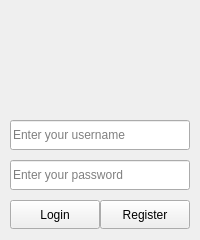
<?xml version="1.0" encoding="UTF-8"?>
<ui version="4.0">
 <class>LoginWindow</class>
 <widget class="QMainWindow" name="LoginWindow">
  <property name="geometry">
   <rect>
    <x>0</x>
    <y>0</y>
    <width>200</width>
    <height>240</height>
   </rect>
  </property>
  <property name="minimumSize">
   <size>
    <width>200</width>
    <height>240</height>
   </size>
  </property>
  <property name="maximumSize">
   <size>
    <width>200</width>
    <height>240</height>
   </size>
  </property>
  <property name="baseSize">
   <size>
    <width>200</width>
    <height>500</height>
   </size>
  </property>
  <property name="windowTitle">
   <string>Login</string>
  </property>
  <widget class="QWidget" name="centralwidget">
   <widget class="QLineEdit" name="usernameText">
    <property name="geometry">
     <rect>
      <x>10</x>
      <y>120</y>
      <width>180</width>
      <height>30</height>
     </rect>
    </property>
    <property name="placeholderText">
     <string>Enter your username</string>
    </property>
   </widget>
   <widget class="QLineEdit" name="passwordText">
    <property name="geometry">
     <rect>
      <x>10</x>
      <y>160</y>
      <width>180</width>
      <height>30</height>
     </rect>
    </property>
    <property name="echoMode">
     <enum>QLineEdit::Password</enum>
    </property>
    <property name="placeholderText">
     <string>Enter your password</string>
    </property>
   </widget>
   <widget class="QPushButton" name="loginButton">
    <property name="geometry">
     <rect>
      <x>10</x>
      <y>200</y>
      <width>90</width>
      <height>29</height>
     </rect>
    </property>
    <property name="text">
     <string>Login</string>
    </property>
   </widget>
   <widget class="QPushButton" name="registerButton">
    <property name="geometry">
     <rect>
      <x>100</x>
      <y>200</y>
      <width>90</width>
      <height>29</height>
     </rect>
    </property>
    <property name="text">
     <string>Register</string>
    </property>
   </widget>
   <widget class="QLabel" name="logo">
    <property name="geometry">
     <rect>
      <x>10</x>
      <y>10</y>
      <width>180</width>
      <height>100</height>
     </rect>
    </property>
    <property name="text">
     <string/>
    </property>
    <property name="pixmap">
     <pixmap resource="chatter.qrc">:/logo_placeholder.png</pixmap>
    </property>
   </widget>
  </widget>
 </widget>
 <resources>
  <include location="chatter.qrc"/>
 </resources>
 <connections/>
</ui>
